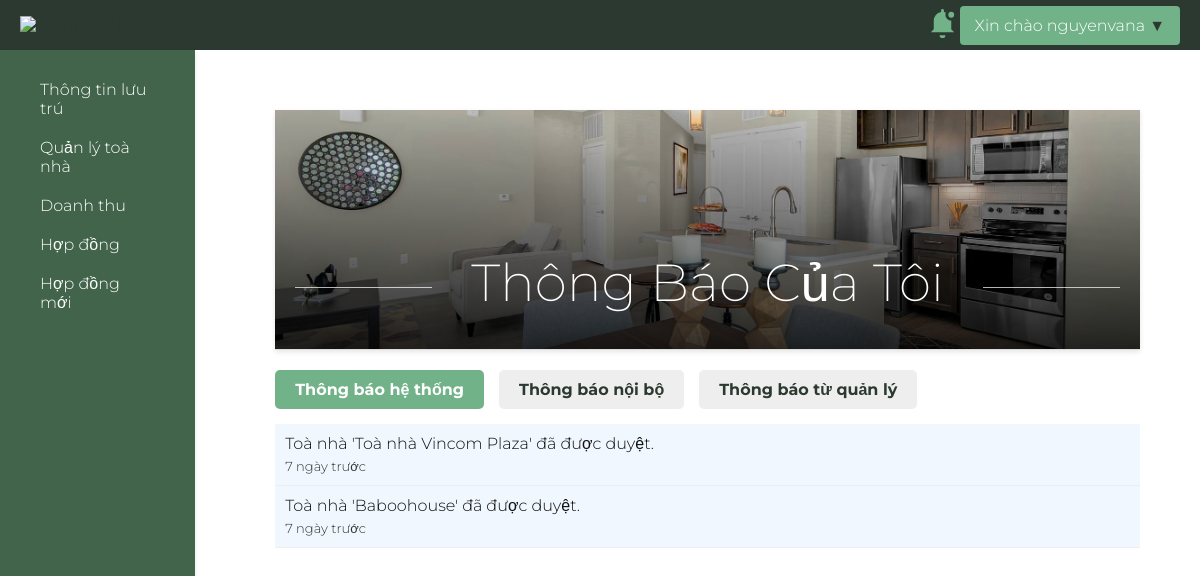
Screenshot of /templates/view_notification.php (signed in) with the database file from the repository.
### tables this page shows
CREATE TABLE `notifications` (
  `id` int(11) NOT NULL,
  `user_id` int(11) NOT NULL,
  `building_id` int(11) DEFAULT NULL,
  `booking_id` int(11) DEFAULT NULL,
  `title` varchar(255) DEFAULT NULL,
  `message` text NOT NULL,
  `type` varchar(50) DEFAULT 'general',
  `is_read` tinyint(1) DEFAULT 0,
  `created_at` datetime DEFAULT current_timestamp()
);

### admin/get_notifications.php (called while the page is built, shortened)
<?php
require '../config/database.php';
function get_notifications($user_id) {
    global $conn;
    $sql = "SELECT * FROM notifications WHERE user_id = ? OR type = 'admin' ORDER BY created_at DESC";
    $stmt = $conn->prepare($sql);
    $stmt->bind_param("i", $user_id);
    $stmt->execute();
    $result = $stmt->get_result();
    return $result;
}
?>

### templates/view_notification.php (the view, shortened to what this page needs)
<?php
include '../includes/header.php';
$notifications->data_seek(0);
?>
<!DOCTYPE html>
<html lang="en">
<head>
    <link href="../assets/css/base.css" rel="stylesheet">
</head>
<body>
    <div class="head-container">
        <div class="main-content">
            <div class="manage-head" id="noti">
                <h1>
                Thông Báo Của Tôi
                </h1>
            </div>
            <div class="tab-container">
                <div class="tab active" onclick="switchTab('system')">Thông báo hệ thống</div>
                <div class="tab" onclick="switchTab('admin')">Thông báo nội bộ</div>
                <div class="tab" onclick="switchTab('private')">Thông báo từ quản lý</div>
            </div>
            <div id="notification-box-view" class="notification-box-view">
                <div class="notification-content-view">
                    <div id="system-notifications" class="box active">
                        <?php if ($notifications->num_rows > 0): ?>
                            <?php while ($notification = $notifications->fetch_assoc()): ?>
                                <?php if (!in_array($notification['type'], ['admin','private'])): ?>
                                    <form action="../admin/mark_as_read.php" method="POST" class="notification-item <?php echo $notification['is_read'] ? '' : 'unread' ?>">
                                        <button type="submit" class="notification-message" style="color: #111; background: none; border: none; text-align: left; width: 100%; padding: 0; cursor: pointer;">
                                        <?php echo htmlspecialchars($notification['message']); ?>
                                        <div class="notification-time" style="font-size: 13px; margin-top: 5px;"><?php echo formatTime($notification['created_at'])?></div>
                                        </button>
                                    </form>
                                <?php endif; ?>
                            <?php endwhile; ?>
                        <?php else: ?>
                            <div class="notification-item">
                                <div class="notification-message">Không có thông báo</div>
                            </div>
                        <?php endif; ?>
                    </div>
                </div>
            </div>
        </div>
        <?php include '../includes/sidebar.php'; ?>
    </div>
</body>
</html>

### assets/css/style.css (style rules this page uses)
* { user-select: none; -webkit-user-drag: none; }
body { width: 100%; height: 100%; margin: 0; overflow: hidden; }
.manage-head { position: relative; height: 30vh; display: flex; align-items: flex-end; width: auto; flex-direction: row; justify-content: space-between; padding: 0px 20px; margin-bottom: 20px; background-color: #f8f9fa; border-bottom: 1px solid #ddd; background-size: cover; box-shadow: 0 2px 5px rgba(0, 0, 0, 0.1); }
.manage-head h1 { position: relative; overflow: hidden; text-align: center; width: 100%; color: #fff; font-weight: var(--regular); }
.manage-head h1:before, .manage-head h1:after { background-color: rgba(255, 255, 255, 0.7); content: ""; display: inline-block; height: 1px; position: relative; vertical-align: middle; width: 50%; }
.manage-head h1:before { right: 0.5em; margin-left: -50%; }
.manage-head h1:after { left: 0.5em; margin-right: -50%; }
.manage-head::before { content: ""; position: absolute; top: 0; left: 0; width: 100%; height: 100%; background: linear-gradient(to top, rgba(0, 0, 0, 0.8), rgba(0, 0, 0, 0)); }
#book, #post, #user-manager, #contract, #noti { background: url('../photos/f38ead14-0acf-4d07-8c44-acffebf3e519.jpg') center/cover no-repeat; }
button[type="submit"] { width: fit-content; height: fit-content; padding: 10px; background-color: var(--theme-color-2); border: none; border-radius: 4px; color: #ffffff; font-size: 16px; cursor: pointer; }
.head-container { column-gap: 20px; background-color: #ffffff; width: 100%; justify-content: center; display: flex; flex-direction: row-reverse; }
.main-content { width: 100%; padding: 5%; height: 100vh; overflow-y: scroll; }

### assets/css/base.css (style rules this page uses)
* { font-family: "Montserrat", sans-serif; font-weight: var(--normal); font-style: normal; color: var(--light-text-color); scrollbar-width: none; -ms-overflow-style: none; }
*, *::before, *::after { box-sizing: border-box; }
:root { --theme-color-1: #0D4715; --theme-color-2: #41644A; --theme-color-3: #2C3930; --bg-color: #F1F0E9; --dark-bg-color: #2C3930; --hover-color: #71b288; --dark-text-color: #fff; --light-text-color: #2C3930; --font-h1: 3.25rem; --font-h2: 2rem; --font-h3: 1.5rem; --font-h4: 1.25rem; --font-text: 1rem; --radius: 4px; --radius-full: 50px; --regular: 250; --normal: 350; }
h1 { font-size: var(--font-h1); }
input[type="checkbox"], input[type="range"], button { cursor: pointer; }
button { background-color: var(--theme-color-3); }

### assets/css/header.css (style rules this page uses)
.notification-item { padding: 10px; border-bottom: 1px solid #eee; cursor: pointer; }
.notification-item.unread { background-color: #f0f7ff; }

### assets/css/view_notif.css (style rules this page uses)
.tab-container { display: flex; gap: 15px; margin-bottom: 15px; }
.tab { padding: 10px 20px; cursor: pointer; background: #eee; border-radius: 5px; font-weight: bold; }
.tab.active { background: #71b288; color: white; }
.box { display: none; }
.box.active { display: block; }

### rows the page displays
notifications: message "Toà nhà 'Toà nhà Vincom Plaza' đã được duyệt.", created_at "7 ngày trước"
notifications: message "Toà nhà 'Baboohouse' đã được duyệt.", created_at "7 ngày trước"

### other values shown
$_SESSION['username'] "nguyenvana"
